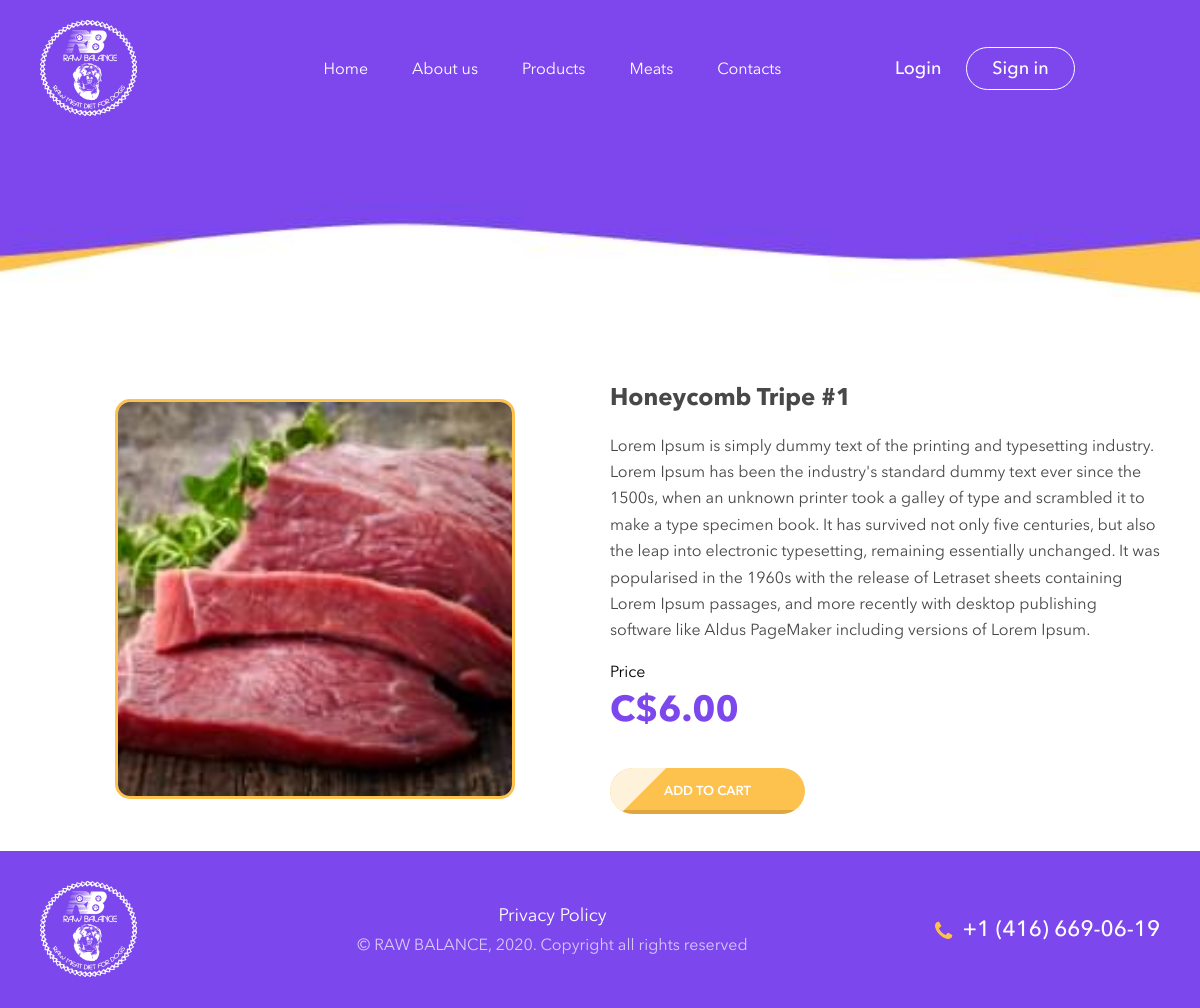
/product/1/, run on the app's committed database.
### main_app/models.py (models this page shows, shortened)
class Product(models.Model):
    title = models.CharField(max_length=255)
    img = models.ImageField(upload_to=img_upload_function)
    description = models.TextField()
    price = models.DecimalField(max_digits=7, decimal_places=2)
    categoty = models.ForeignKey(Category, related_name='products', on_delete=models.CASCADE)

### main_app/views.py (the view)
# urls.py: path('product/<int:pk>/', ProductDetailView.as_view(), name='product-detail'),
class ProductDetailView(DetailView):
    model = Product
    queryset = Product.objects.all()
    context_object_name  = 'product'
    template_name = 'main/product_detail.html'

### main_app/templates/main/product_detail.html (shortened to what this page needs)
{% load static %}
<!DOCTYPE html>
<html lang="ru">
<head>
	<link rel="stylesheet" href="{% static 'css/app.min.css' %}">
</head>
<body class="inside-page">
	<div class="wrapper">
		<main class="main__content">
			<div class="top__line">
				<div class="container">
					<div class="row align-items-center">
						<div class="col-lg-2 col-4">
							<a href="/" class="top__line-brand">
								<picture>
									<source srcset="{% static 'images/dest/logo.webp' %}"   type="image/webp">
									<source srcset="{% static 'images/dest/logo.png' %}" type="image/png">
									<img src="{% static 'images/dest/logo.png' %}" alt="Raw Balance">
								</picture>
							</a>
						</div>
						<div class="col-lg-7 col-8">
							<nav class="top__line-nav d-lg-block d-none">
								<ul class="nav">
									<li class="nav__li"><a href="{% url 'main' %}" class="nav__link">Home</a></li>
									<li class="nav__li"><a href="{% url 'about' %}" class="nav__link">About us</a></li>
									<li class="nav__li"><a href="{% url 'products' %}" class="nav__link">Products</a></li>
									<li class="nav__li"><a href="#" class="nav__link">Meats</a></li>
									<li class="nav__li"><a href="{% url 'contacts' %}" class="nav__link">Contacts</a></li>
								</ul>
							</nav>
						</div>
						<div class="col-lg-3 d-lg-flex d-none">
							<ul class="top__line-account d-lg-flex d-none">
								{% if user.is_authenticated %}
									<li class="account__li"><a href="{% url 'logout' %}" class="account__link">Logout</a></li>
								{% else %}
									<li class="account__li"><a href="{% url 'login' %}" class="account__link">Login</a></li>
									<li class="account__li btn-border"><a href="{% url 'registration' %}" class="account__link">Sign in</a></li>
								{% endif %}
							</ul>
						</div>
					</div>
				</div>
			</div>
			<div class="inside__product">
				<div class="container">
					<div class="row align-items-center">
						<div class="col-lg-6">
							<div class="product__img">
								<img src="{{ product.img.url }}" alt="Title">
							</div>
						</div>
						<div class="col-lg-6">
							<div class="product__title">{{ product.title }}</div>
							<div class="product__desc">
								{{ product.description }}
							</div>
							<div class="product__price">
								<span>Price</span>
								C${{ product.price }}
							</div>
							<div class="product__btn">
								<a href="{% url 'ordering_process' product.id %}" class="btn">Add to Cart</a>
							</div>
						</div>
					</div>
				</div>
			</div>
		</main>
		<footer class="main__footer">
			<div class="footer__line">
				<div class="container">
					<div class="row align-items-center">
						<div class="col-lg-2">
							<a href="#" class="brand">
								<picture>
									<source srcset="{% static 'images/dest/logo.webp' %}" type="image/webp">
									<source srcset="{% static 'images/dest/logo.png' %}" type="image/png">
									<img src="{% static 'images/dest/logo.png' %}" alt="RawBalance">
								</picture>
							</a>
						</div>
						<div class="col-lg-7">
							<div class="footer__line-center">
								<div class="footer__line-link">
									<a href="#">Privacy Policy</a>
								</div>
								<div class="footer__line-copy">© RAW BALANCE, 2020. Copyright all rights reserved</div>
							</div>
						</div>
						<div class="col-lg-3">
							<div class="footer__line-right">
								<div class="footer__line-phone">
									<a href="tel:"><i class="fa fa-phone"></i>+1 (416) 669-06-19</a>
								</div>
							</div>
						</div>
					</div>
				</div>
			</div>
		</footer>
	</div>
</body>
</html>

### data on the page
Product: img (picture), title "Honeycomb Tripe #1", description "Lorem Ipsum is simply dummy text of the printing and typesetting industry. Lorem Ipsum has been the industry's standard dummy text ever since the 1500s, when an unknown printer took a galley of type and scrambled it to make a type specimen book. It has survived not only five centuries, but also the leap into electronic typesetting, remaining essentially unchanged. It was popularised in the 1960s with the release of Letraset sheets containing Lorem Ipsum passages, and more recently with desktop publishing software like Aldus PageMaker including versions of Lorem Ipsum.", price "6.00"
